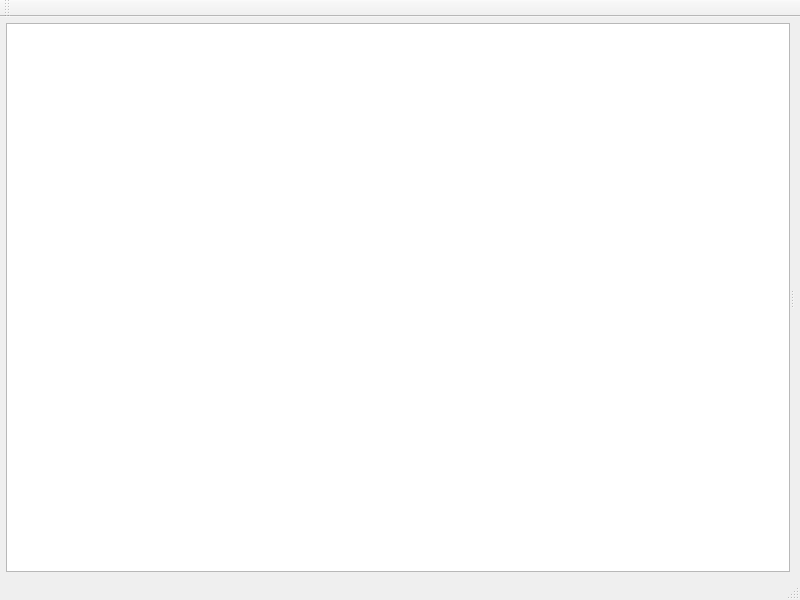
<?xml version="1.0" encoding="UTF-8"?>
<ui version="4.0">
 <class>forumClass</class>
 <widget class="QMainWindow" name="forumClass">
  <property name="geometry">
   <rect>
    <x>0</x>
    <y>0</y>
    <width>800</width>
    <height>600</height>
   </rect>
  </property>
  <property name="windowTitle">
   <string>forum</string>
  </property>
  <widget class="QWidget" name="centralWidget">
   <layout class="QVBoxLayout" name="verticalLayout">
    <property name="spacing">
     <number>0</number>
    </property>
    <property name="margin">
     <number>6</number>
    </property>
    <item>
     <widget class="QSplitter" name="splitter">
      <property name="orientation">
       <enum>Qt::Horizontal</enum>
      </property>
      <widget class="QListWidget" name="listWidget">
       <property name="sizePolicy">
        <sizepolicy hsizetype="Preferred" vsizetype="Preferred">
         <horstretch>0</horstretch>
         <verstretch>0</verstretch>
        </sizepolicy>
       </property>
       <property name="uniformItemSizes">
        <bool>true</bool>
       </property>
       <property name="selectionRectVisible">
        <bool>true</bool>
       </property>
      </widget>
      <widget class="QStackedWidget" name="stackedWidget">
       <property name="sizePolicy">
        <sizepolicy hsizetype="Expanding" vsizetype="Expanding">
         <horstretch>0</horstretch>
         <verstretch>0</verstretch>
        </sizepolicy>
       </property>
      </widget>
     </widget>
    </item>
   </layout>
  </widget>
  <widget class="QMenuBar" name="menuBar">
   <property name="geometry">
    <rect>
     <x>0</x>
     <y>0</y>
     <width>800</width>
     <height>23</height>
    </rect>
   </property>
  </widget>
  <widget class="QToolBar" name="mainToolBar">
   <property name="enabled">
    <bool>true</bool>
   </property>
   <attribute name="toolBarArea">
    <enum>TopToolBarArea</enum>
   </attribute>
   <attribute name="toolBarBreak">
    <bool>false</bool>
   </attribute>
  </widget>
  <widget class="QStatusBar" name="statusBar">
   <property name="enabled">
    <bool>true</bool>
   </property>
  </widget>
 </widget>
 <layoutdefault spacing="6" margin="11"/>
 <resources>
  <include location="forum.qrc"/>
 </resources>
 <connections/>
</ui>
